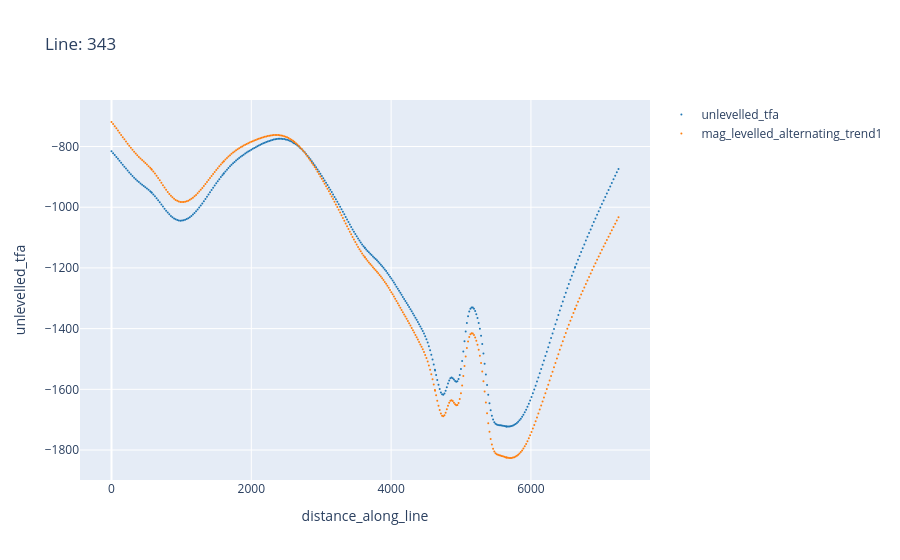

Source (notebook cell):
### Code cell
airbornegeo.plot_line_and_crosses(
    data_df,
    line=343,
    x="distance_along_line",
    y=["unlevelled_tfa", "mag_levelled_alternating_trend1"],
    y_axes=[1, 1],
    plot_inters=[False, False],
    line_column="line",
)

### Figure 1 — Plotly figure (JSON) as saved in the notebook; plotly's stock layout.template omitted (floating-point values rounded to 4 significant figures; data arrays with more than 128 entries replaced by an {"elided": "..."} marker saying what was removed)
{"data": [{"marker": {"color": "rgb(31, 119, 180)", "size": 2, "symbol": "circle"}, "mode": "markers", "name": "unlevelled_tfa", "type": "scatter", "x": {"elided": "367 float values"}, "y": {"elided": "367 float values"}, "yaxis": "y"}, {"marker": {"color": "rgb(255, 127, 14)", "size": 2, "symbol": "circle"}, "mode": "markers", "name": "mag_levelled_alternating_trend1", "type": "scatter", "x": {"elided": "367 float values"}, "y": {"elided": "367 float values"}, "yaxis": "y"}], "layout": {"title": {"text": "Line: 343"}, "xaxis": {"domain": [0, 1], "title": {"text": "distance_along_line"}}, "yaxis": {"title": {"text": "unlevelled_tfa"}}}}
